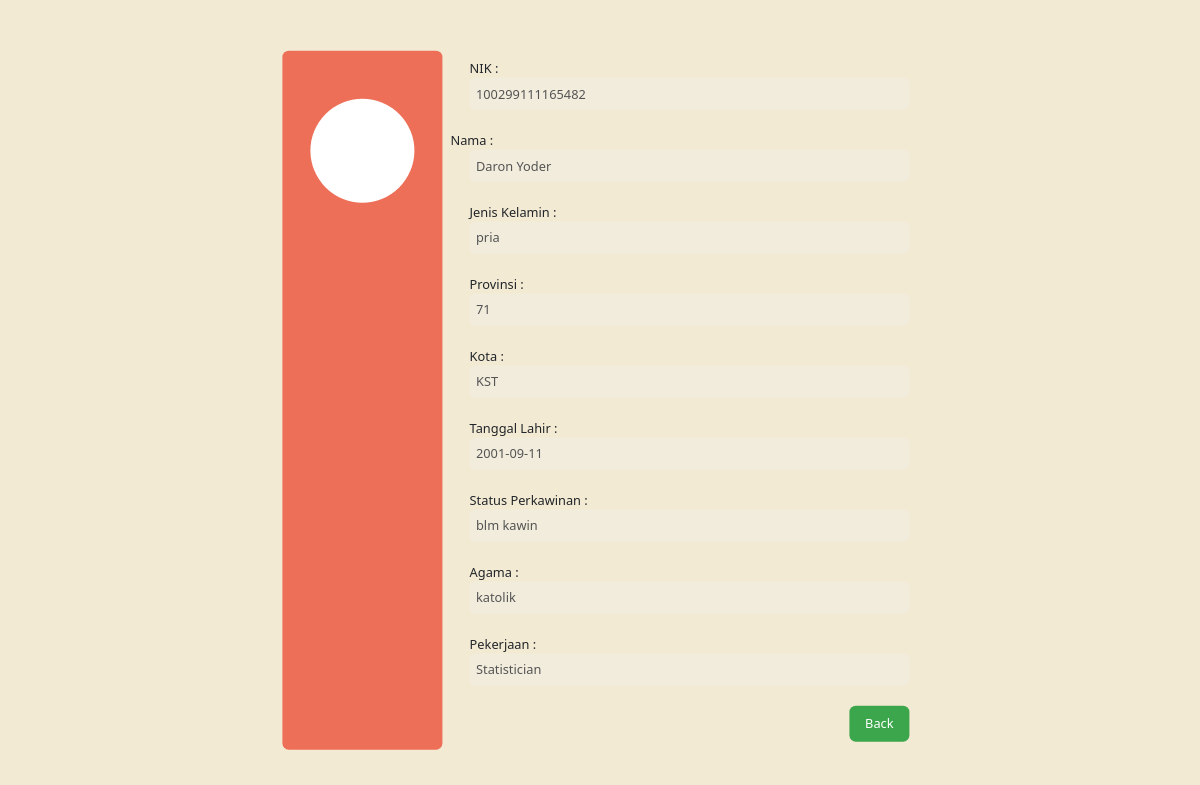
The page /form/detail.php?nik=100299111165482 on the database its author committed.
### tables this page shows
CREATE TABLE `tb_penduduk` (
  `NIK` char(18) NOT NULL,
  `Nama` varchar(100) NOT NULL,
  `Jenis_Kelamin` varchar(9) NOT NULL,
  `Kota` varchar(30) NOT NULL,
  `Provinsi` varchar(50) NOT NULL,
  `Tanggal_Lahir` date NOT NULL,
  `Status` varchar(13) NOT NULL,
  `Agama` varchar(20) NOT NULL,
  `Pekerjaan` varchar(50) NOT NULL
);

### form/detail.php (the view, shortened to what this page needs)
<?php
require_once('../lib/db_login.php');
$id = $_GET['nik'];
$query = 'SELECT * FROM tb_penduduk WHERE NIK="' . $id . '"';
$result = $db->query($query);
if (!$result) {
    die("Could not query the database: <br />" . $db->error);
} else {
    while ($row = $result->fetch_object()) {
        $NIK = $row->NIK;
        $Nama = $row->Nama;
        $Jenis_Kelamin = $row->Jenis_Kelamin;
        $Kota = $row->Kota;
        $Provinsi = $row->Provinsi;
        $Tanggal_Lahir = $row->Tanggal_Lahir;
        $Status = $row->Status;
        $Agama = $row->Agama;
        $Pekerjaan = $row->Pekerjaan;
    }
}
?>
<!DOCTYPE html>
<html lang="en">
<section class="cont">
    <div class="profile">
        <div class="img-prof"></div>
    </div>
    <div class="form-input">
        <form action="">
            <div class="form-check">
                <label>NIK :</label><br>
                <label class="form-check-label">
                    <input class="input-txt" id="inputNIK" type="text" value="<?php if (isset($NIK)) {
                                                                                    echo $NIK;
                                                                                } ?>" disabled>
            </div>
            <br>
            <label>Nama :</label>
            <div class="form-check">
                <label class="form-check-label">
                    <input class="input-txt" id="inputName" type="text" value="<?php if (isset($Nama)) {
                                                                                    echo $Nama;
                                                                                } ?>" disabled>
            </div>
            <br>
            <div class="form-check">
                <label>Jenis Kelamin :</label><br>
                <label class="form-check-label">
                    <input class="input-txt" id="inputGender" type="text" value="<?php if (isset($Jenis_Kelamin)) {
                                                                                        echo $Jenis_Kelamin;
                                                                                    } ?>" disabled>
            </div>
            <br>
            <div class="form-check">
                <label>Provinsi :</label><br>
                <label class="form-check-label">
                    <input class="input-txt" id="inputProvince" type="text" value="<?php if (isset($Provinsi)) {
                                                                                        echo $Provinsi;
                                                                                    } ?>" disabled>
            </div>
            <br>
            <div class="form-check">
                <label>Kota :</label><br>
                <label class="form-check-label">
                    <input class="input-txt" id="inputCity" type="text" value="<?php if (isset($Kota)) {
                                                                                    echo $Kota;
                                                                                } ?>" disabled>
            </div>
            <br>
            <div class="form-check">
                <label>Tanggal Lahir :</label><br>
                <label class="form-check-label">
                    <input class="input-txt" id="inputBirthdayDate" type="text" value="<?php if (isset($Tanggal_Lahir)) {
                                                                                            echo $Tanggal_Lahir;
                                                                                        } ?>" disabled>
            </div>
            <br>
            <div class="form-check">
                <label>Status Perkawinan :</label><br>
                <label class="form-check-label">
                    <input class="input-txt" id="inputFirstName" type="text" value="<?php if (isset($Status)) {
                                                                                        echo $Status;
                                                                                    } ?>" disabled>
            </div>
            <br>
            <div class="form-check">
                <label>Agama :</label><br>
                <label class="form-check-label">
                    <input class="input-txt" id="inputReligion" type="text" value="<?php if (isset($Agama)) {
                                                                                        echo $Agama;
                                                                                    } ?>" disabled>
            </div>
            <br>
            <div class="form-check">
                <label>Pekerjaan :</label><br>
                <label class="form-check-label">
                    <input class="input-txt" id="inputReligion" type="text" value="<?php if (isset($Pekerjaan)) {
                                                                                        echo $Pekerjaan;
                                                                                    } ?>" disabled>
            </div>
            <br>
            <div class="btn-cont">
                <button onclick="javascript:history.back()" class="btn-submit" name="submit" id="submit" type="button">Back</button>
            </div>
        </form>
    </div>
</section>

### style/style.css (style rules this page uses)
body { font-family: 'Poppins', sans-serif; background-color: #F2EAD3 !important; }
.cont { display: flex; flex-direction: row; background-color: #F2EAD3; padding: 10px; border-radius: 8px; margin: 0; position: absolute; top: 50%; left: 50%; transform: translate(-50%, -50%); zoom: 0.8; }
.input-txt { padding: 8px; width: 550px; border-style: none; border-radius: 8px; }
.profile { width: 200px; background-color: #EE6F57; border-radius: 8px; display: flex; justify-content: center; }
.img-prof { background-color: white; border-radius: 100px; width: 130px; height: 130px; margin-top: 60px; }
.form-input { padding: 10px; }
.btn-submit { border-style: none; padding: 10px; background-color: #3CA64D; color: white; border-radius: 8px; padding-left: 20px; padding-right: 20px; }
.btn-cont { text-align: right; }

### rows shown on the page
tb_penduduk: NIK "100299111165482", Nama "Daron Yoder", Jenis_Kelamin "pria", Provinsi "71", Kota "KST", Tanggal_Lahir "2001-09-11", Status "blm kawin", Agama "katolik", Pekerjaan "Statistician"
